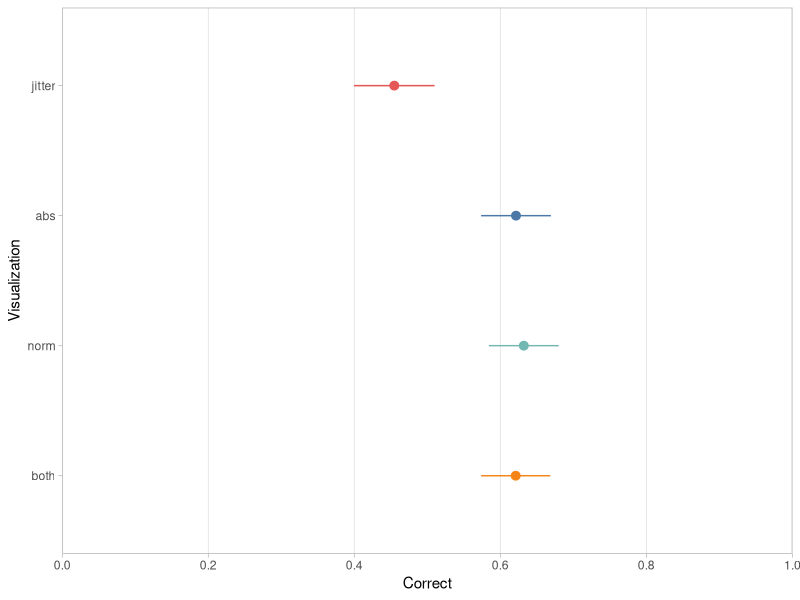
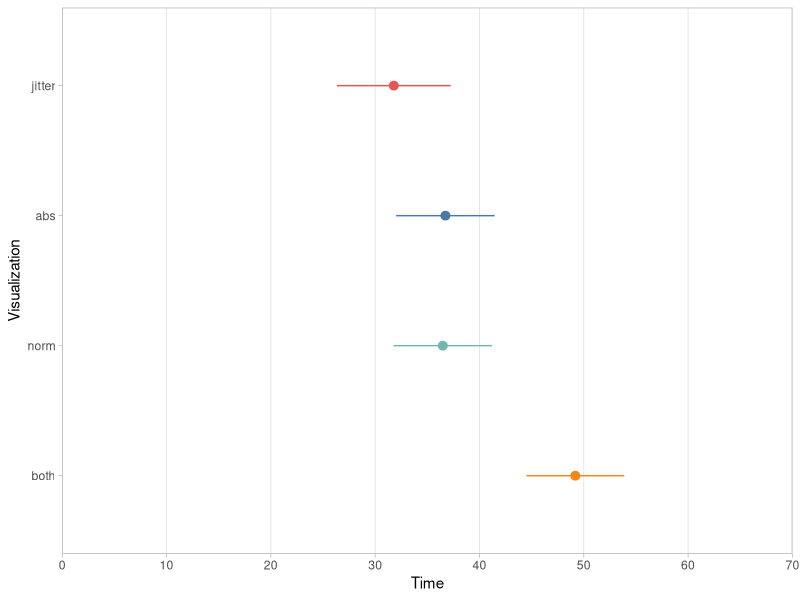
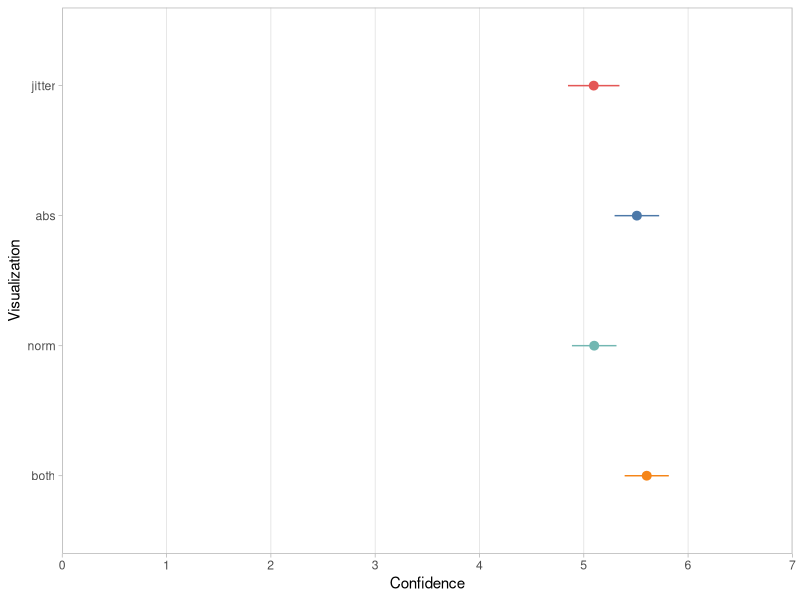
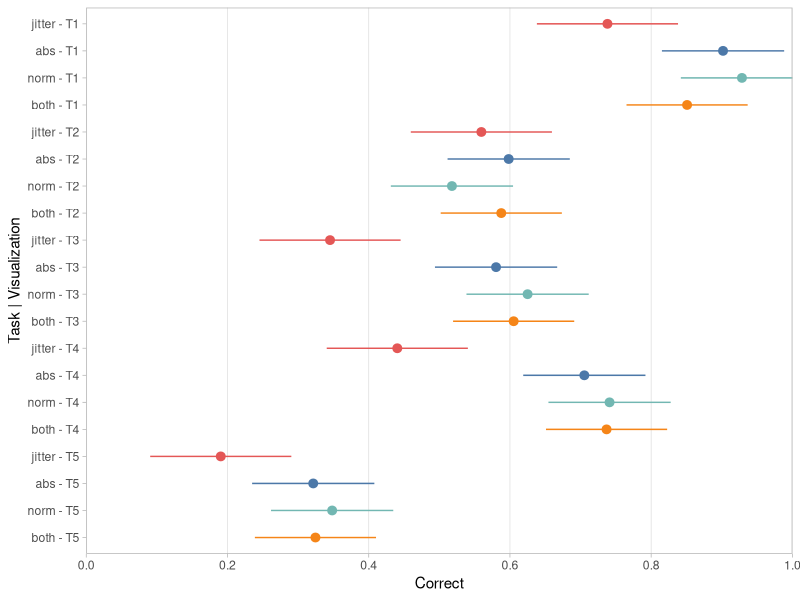
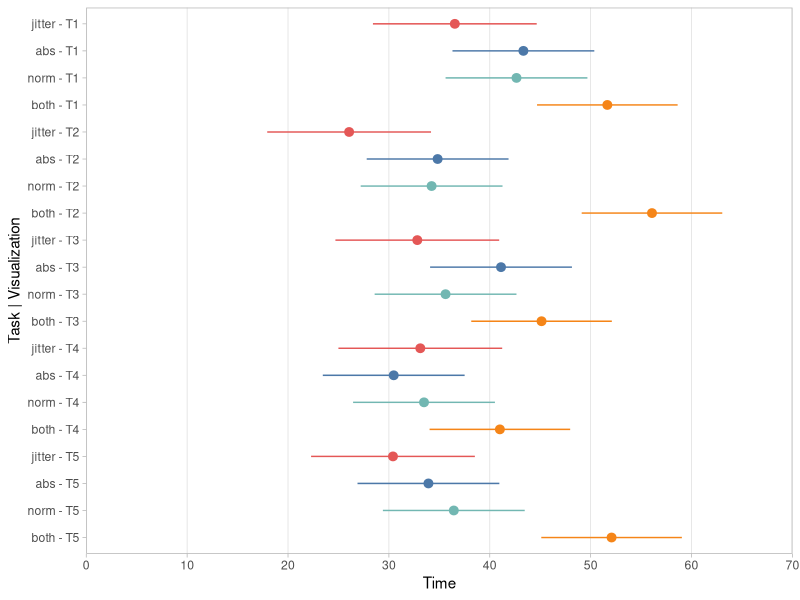
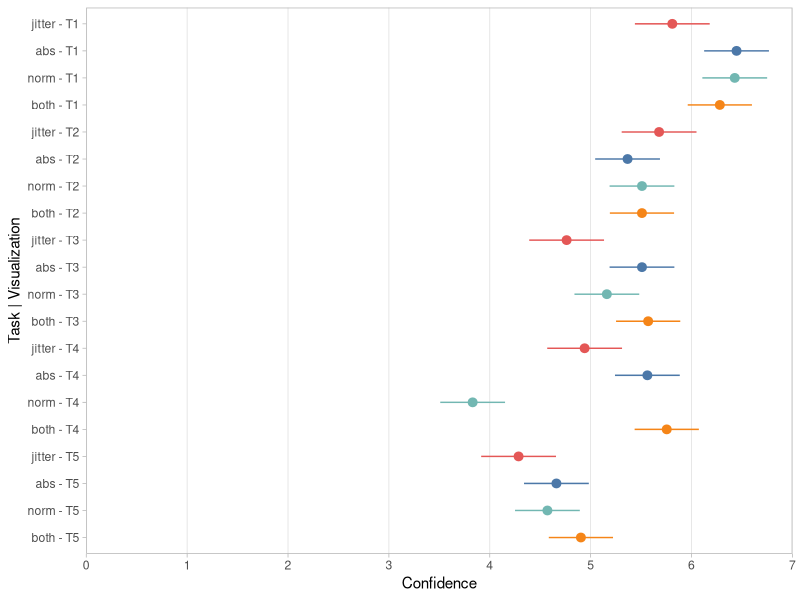

The R script that drew these images, in order:
## ---- chunk 1
library(tidyverse)   # plotting and data manipulation
library(lme4)        # lmer
library(rlang)       # exprs, inject
library(emmeans)     # emmeans

# roughly re-create the Vega-Lite theme...
theme_set(
  theme_light() +
  theme(
    panel.grid.minor.x = element_blank(),
    panel.grid.minor.y = element_blank(),
    panel.grid.major.y = element_blank()
  )
)
## ---- chunk 2
df = read.csv("gatherplots-FINAL.csv") |>
  mutate(
    Visualization = factor(
      case_when(
        Abs & Rel ~ "both",
        as.logical(Abs) ~ "abs",
        as.logical(Rel) ~ "norm",
        .default = "jitter"
      ), 
      levels = c("both", "norm", "abs", "jitter")
    ),
    Task = factor(paste0("T", Task), levels = paste0("T", 5:1))
  )

df
## ---- chunk 3
models = lapply(quos_auto_name(exprs(Correct, Time, Confidence)), function(outcome) {
  inject(lmer(!!outcome ~ Task * Visualization + (1 |ID), data = df))
})
## ---- chunk 4
vis_color_scale = scale_color_manual(values = c(
  jitter = "#E45756",
  abs ="#4C78A8",
  norm = "#72B7B2",
  both = "#F58518"
))
## ---- chunk 5
vis_plot = function(outcome_name) {
  models[[outcome_name]] |>
    emmeans( ~ Visualization) |> 
    as.data.frame() |> 
    ggplot(aes(
      x = emmean, 
      xmin = lower.CL, 
      xmax = upper.CL, 
      y = Visualization, 
      color = Visualization
    )) + 
    geom_pointrange() +
    xlab(outcome_name) +
    vis_color_scale +
    guides(color = "none")
}
## ---- chunk 6
vis_plot("Correct") +
  scale_x_continuous(expand = expansion(0, 0), breaks = seq(0, 1, length.out = 6)) +
  coord_cartesian(xlim = c(0, 1))
## ---- chunk 7
vis_plot("Time") +
  scale_x_continuous(expand = expansion(0, 0), breaks = seq(0, 70, length.out = 8)) +
  coord_cartesian(xlim = c(0, 70))
## ---- chunk 8
vis_plot("Confidence") +
  scale_x_continuous(expand = expansion(0, 0), breaks = seq(0, 7, length.out = 8)) +
  coord_cartesian(xlim = c(0, 7))
## ---- chunk 9
vis_task_plot = function(outcome_name) {
  models[[outcome_name]] |>
    emmeans( ~ Visualization * Task) |> 
    as.data.frame() |> 
    ggplot(aes(
      x = emmean, 
      xmin = lower.CL, 
      xmax = upper.CL, 
      y = interaction(Visualization, Task, sep = " - "), 
      color = Visualization
    )) + 
    geom_pointrange() +
    xlab(outcome_name) +
    vis_color_scale +
    guides(color = "none") +
    ylab("Task | Visualization")
}
## ---- chunk 10
vis_task_plot("Correct") +
  scale_x_continuous(expand = expansion(0, 0), breaks = seq(0, 1, length.out = 6)) +
  coord_cartesian(xlim = c(0, 1))
## ---- chunk 11
vis_task_plot("Time") +
  scale_x_continuous(expand = expansion(0, 0), breaks = seq(0, 70, length.out = 8)) +
  coord_cartesian(xlim = c(0, 70))
## ---- chunk 12
vis_task_plot("Confidence") +
  scale_x_continuous(expand = expansion(0, 0), breaks = seq(0, 7, length.out = 8)) +
  coord_cartesian(xlim = c(0, 7))
